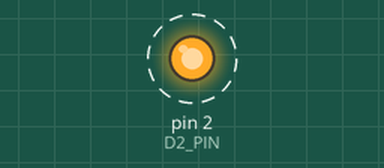
This sketch was run on a simulated Arduino Uno, built with avr-gcc and run on an emulated ATmega328P. Parts: output pins drawn as LEDs (lit = HIGH). Dashed ring = blinking.

Above: at 0.5 s.
Timing chart, 0 to 4.6 s (numbered marks = the images above):
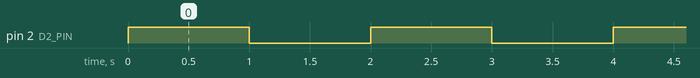

Measured:
- by itself, pin 2 (D2_PIN): alternates HIGH for 1.0 s and LOW for 1.0 s

The sketch:

day1-blink-led.ino
```cpp
// the setup function runs once when you press reset or power the board
void setup() {
  // initialize digital pin LED_BUILTIN as an output.
  pinMode(02, OUTPUT); //D2 PIN
}

// the loop function runs over and over again forever
void loop() {
  digitalWrite(02, HIGH);   // turn the LED on (HIGH is the voltage level)
  delay(1000);                       // wait for a second
  digitalWrite(02, LOW);    // turn the LED off by making the voltage LOW
  delay(1000);                       // wait for a second
}
```
